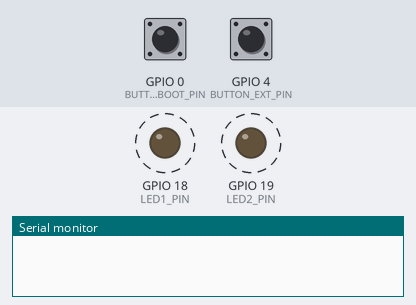
This program was run on a simulated ESP32-S3. Parts: output pins drawn as LEDs (lit = HIGH), the last lines printed to the serial monitor. Dashed ring = blinking. Inputs (shaded band) come from the test bench; at power-on: GPIO 0 (BUTTON_BOOT_PIN) HIGH, GPIO 4 (BUTTON_EXT_PIN) HIGH.

Above: at 2.8 s.
2.9 s: GPIO 0 (BUTTON_BOOT_PIN) pulled LOW for 1.2 s
At 3.8 s:
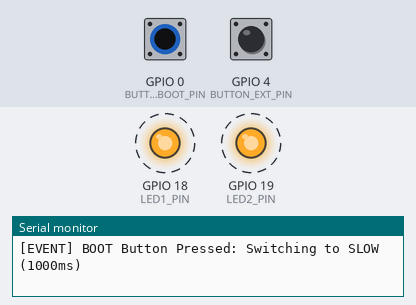
6.4 s: GPIO 4 (BUTTON_EXT_PIN) pulled LOW for 1.2 s
At 7.4 s:
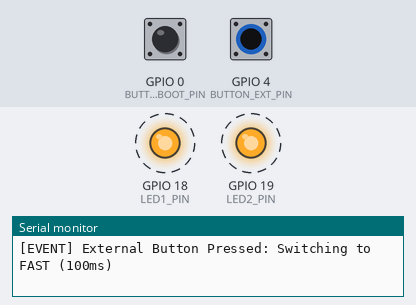
Timing chart, 0 to 15.9 s (numbered marks = the images above; inputs shaded):
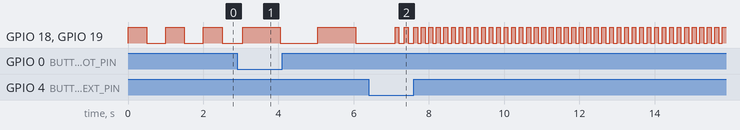

Measured:
- after the input at 2.9 s, GPIO 18 (LED1_PIN), GPIO 19 (LED2_PIN): alternates HIGH for 1.0 s and LOW for 1.0 s, starting after 0.15 s
- after the input at 6.4 s, GPIO 18 (LED1_PIN), GPIO 19 (LED2_PIN): alternates HIGH for 0.10 s and LOW for 0.10 s, starting after 0.70 s
- by itself, GPIO 18 (LED1_PIN), GPIO 19 (LED2_PIN): alternates HIGH for 0.50 s and LOW for 0.50 s

The program:

main.cpp
```cpp
#include <Arduino.h>

// Pin definitions
const char LED1_PIN = 18;
const char LED2_PIN = 19;
const char BUTTON_EXT_PIN = 4;  // External button
const char BUTTON_BOOT_PIN = 0; // Built-in BOOT button

// Mode parameters
unsigned int blinkDelay = 500; // Initial delay (ms)

void setup()
{
  // Configuring outputs for LEDs
  pinMode(LED1_PIN, OUTPUT);
  pinMode(LED2_PIN, OUTPUT);

  // Configure inputs for buttons
  pinMode(BUTTON_EXT_PIN, INPUT_PULLUP);
  pinMode(BUTTON_BOOT_PIN, INPUT_PULLUP);

  // Add serial logger
  Serial.begin(115200);
}

void loop()
{
  // 1. Check for external button press (Fast mode)
  if (digitalRead(BUTTON_EXT_PIN) == LOW)
  {
    delay(50); // Debounce
    if (digitalRead(BUTTON_EXT_PIN) == LOW)
    {
      blinkDelay = 100; // Fast
      Serial.println("[EVENT] External Button Pressed: Switching to FAST (100ms)");
    }
  }

  // 2. Check for BOOT button press (Slow mode)
  if (digitalRead(BUTTON_BOOT_PIN) == LOW)
  {
    delay(50); // Debounce
    if (digitalRead(BUTTON_BOOT_PIN) == LOW)
    {
      blinkDelay = 1000; // Slow
      Serial.println("[EVENT] BOOT Button Pressed: Switching to SLOW (1000ms)");
    }
  }

  // Blinking logic
  digitalWrite(LED1_PIN, HIGH);
  digitalWrite(LED2_PIN, HIGH);
  delay(blinkDelay);

  digitalWrite(LED1_PIN, LOW);
  digitalWrite(LED2_PIN, LOW);
  delay(blinkDelay);
}
```
